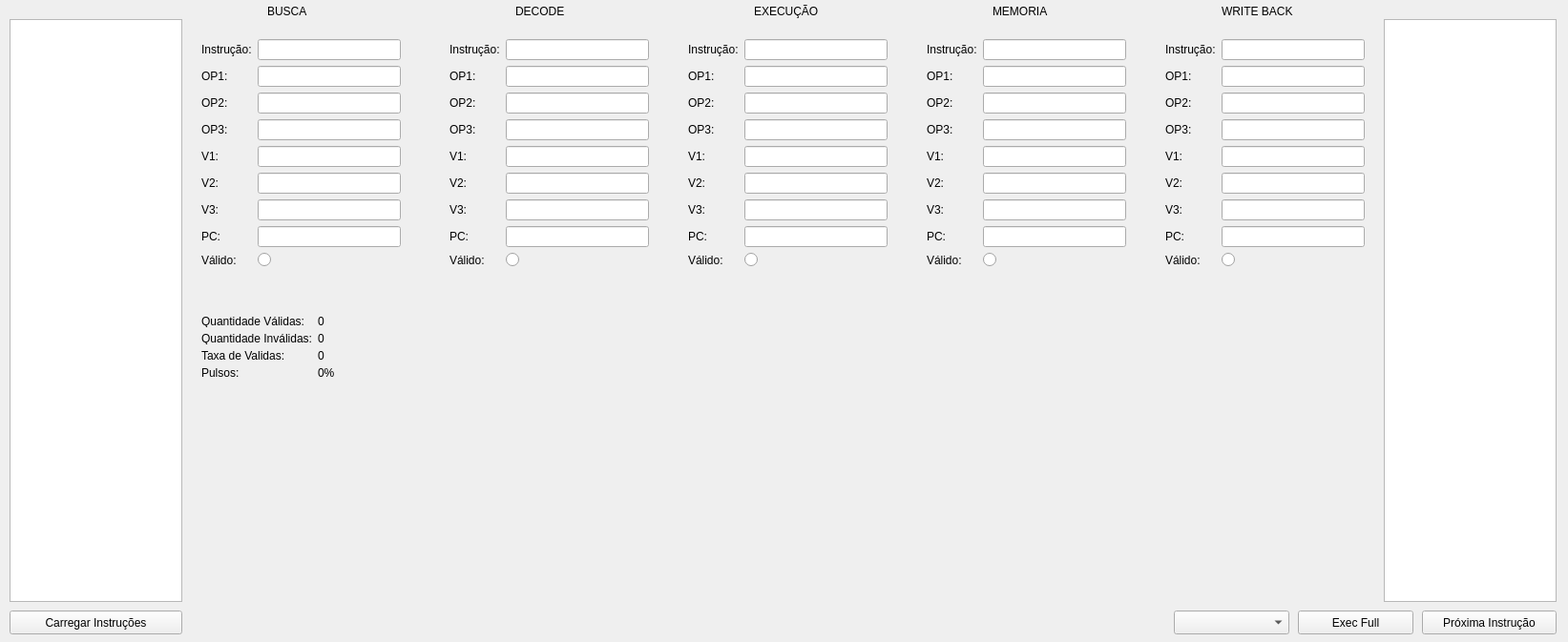
<?xml version="1.0" encoding="UTF-8"?>
<ui version="4.0">
 <class>Janela</class>
 <widget class="QWidget" name="Janela">
  <property name="geometry">
   <rect>
    <x>0</x>
    <y>0</y>
    <width>1643</width>
    <height>673</height>
   </rect>
  </property>
  <property name="windowTitle">
   <string>Janela</string>
  </property>
  <widget class="QPushButton" name="btnNext">
   <property name="geometry">
    <rect>
     <x>1490</x>
     <y>640</y>
     <width>141</width>
     <height>25</height>
    </rect>
   </property>
   <property name="text">
    <string>Próxima Instrução</string>
   </property>
  </widget>
  <widget class="QTableView" name="tableView">
   <property name="geometry">
    <rect>
     <x>10</x>
     <y>20</y>
     <width>181</width>
     <height>611</height>
    </rect>
   </property>
   <property name="verticalScrollBarPolicy">
    <enum>Qt::ScrollBarAlwaysOff</enum>
   </property>
   <property name="horizontalScrollBarPolicy">
    <enum>Qt::ScrollBarAlwaysOff</enum>
   </property>
   <property name="editTriggers">
    <set>QAbstractItemView::AnyKeyPressed|QAbstractItemView::EditKeyPressed</set>
   </property>
   <property name="tabKeyNavigation">
    <bool>false</bool>
   </property>
  </widget>
  <widget class="QPushButton" name="btnOpen">
   <property name="geometry">
    <rect>
     <x>10</x>
     <y>640</y>
     <width>181</width>
     <height>25</height>
    </rect>
   </property>
   <property name="text">
    <string>Carregar Instruções</string>
   </property>
  </widget>
  <widget class="QWidget" name="formLayoutWidget">
   <property name="geometry">
    <rect>
     <x>200</x>
     <y>30</y>
     <width>231</width>
     <height>281</height>
    </rect>
   </property>
   <layout class="QFormLayout" name="formLayout">
    <item row="0" column="1">
     <widget class="QLineEdit" name="txtOPCODEBUSCA"/>
    </item>
    <item row="1" column="0">
     <widget class="QLabel" name="label_2">
      <property name="text">
       <string>OP1:</string>
      </property>
     </widget>
    </item>
    <item row="1" column="1">
     <widget class="QLineEdit" name="txtOP1BUSCA"/>
    </item>
    <item row="2" column="0">
     <widget class="QLabel" name="label_3">
      <property name="text">
       <string>OP2:</string>
      </property>
     </widget>
    </item>
    <item row="2" column="1">
     <widget class="QLineEdit" name="txtOP2BUSCA"/>
    </item>
    <item row="3" column="0">
     <widget class="QLabel" name="label_4">
      <property name="text">
       <string>OP3:</string>
      </property>
     </widget>
    </item>
    <item row="3" column="1">
     <widget class="QLineEdit" name="txtOP3BUSCA"/>
    </item>
    <item row="4" column="0">
     <widget class="QLabel" name="label_5">
      <property name="text">
       <string>V1:</string>
      </property>
     </widget>
    </item>
    <item row="4" column="1">
     <widget class="QLineEdit" name="txtBUSCAV1"/>
    </item>
    <item row="5" column="0">
     <widget class="QLabel" name="label_6">
      <property name="text">
       <string>V2:</string>
      </property>
     </widget>
    </item>
    <item row="5" column="1">
     <widget class="QLineEdit" name="txtBUSCAV2"/>
    </item>
    <item row="6" column="0">
     <widget class="QLabel" name="label_7">
      <property name="text">
       <string>V3:</string>
      </property>
     </widget>
    </item>
    <item row="6" column="1">
     <widget class="QLineEdit" name="txtBUSCAV3"/>
    </item>
    <item row="7" column="0">
     <widget class="QLabel" name="label_8">
      <property name="text">
       <string>PC:</string>
      </property>
     </widget>
    </item>
    <item row="7" column="1">
     <widget class="QLineEdit" name="txtBUSCAPC"/>
    </item>
    <item row="8" column="0">
     <widget class="QLabel" name="label_17">
      <property name="text">
       <string>Válido:</string>
      </property>
     </widget>
    </item>
    <item row="8" column="1">
     <widget class="QRadioButton" name="rdValido_BUSCA">
      <property name="enabled">
       <bool>true</bool>
      </property>
      <property name="text">
       <string/>
      </property>
      <property name="checkable">
       <bool>true</bool>
      </property>
     </widget>
    </item>
    <item row="0" column="0">
     <widget class="QLabel" name="label">
      <property name="text">
       <string>Instrução:</string>
      </property>
     </widget>
    </item>
   </layout>
  </widget>
  <widget class="QLabel" name="label_18">
   <property name="geometry">
    <rect>
     <x>280</x>
     <y>0</y>
     <width>47</width>
     <height>23</height>
    </rect>
   </property>
   <property name="text">
    <string>BUSCA</string>
   </property>
  </widget>
  <widget class="QComboBox" name="boxPredicao">
   <property name="geometry">
    <rect>
     <x>1230</x>
     <y>640</y>
     <width>121</width>
     <height>25</height>
    </rect>
   </property>
  </widget>
  <widget class="QLabel" name="label_19">
   <property name="geometry">
    <rect>
     <x>540</x>
     <y>0</y>
     <width>71</width>
     <height>23</height>
    </rect>
   </property>
   <property name="text">
    <string>DECODE</string>
   </property>
  </widget>
  <widget class="QWidget" name="formLayoutWidget_2">
   <property name="geometry">
    <rect>
     <x>460</x>
     <y>30</y>
     <width>231</width>
     <height>281</height>
    </rect>
   </property>
   <layout class="QFormLayout" name="formLayout_2">
    <item row="0" column="1">
     <widget class="QLineEdit" name="txtOPCODEDECODE"/>
    </item>
    <item row="1" column="0">
     <widget class="QLabel" name="label_9">
      <property name="text">
       <string>OP1:</string>
      </property>
     </widget>
    </item>
    <item row="1" column="1">
     <widget class="QLineEdit" name="txtOP1DECODE"/>
    </item>
    <item row="2" column="0">
     <widget class="QLabel" name="label_10">
      <property name="text">
       <string>OP2:</string>
      </property>
     </widget>
    </item>
    <item row="2" column="1">
     <widget class="QLineEdit" name="txtOP2DECODE"/>
    </item>
    <item row="3" column="0">
     <widget class="QLabel" name="label_11">
      <property name="text">
       <string>OP3:</string>
      </property>
     </widget>
    </item>
    <item row="3" column="1">
     <widget class="QLineEdit" name="txtOP3DECODE"/>
    </item>
    <item row="4" column="0">
     <widget class="QLabel" name="label_12">
      <property name="text">
       <string>V1:</string>
      </property>
     </widget>
    </item>
    <item row="4" column="1">
     <widget class="QLineEdit" name="txtDECODEV1"/>
    </item>
    <item row="5" column="0">
     <widget class="QLabel" name="label_13">
      <property name="text">
       <string>V2:</string>
      </property>
     </widget>
    </item>
    <item row="5" column="1">
     <widget class="QLineEdit" name="txtDECODEV2"/>
    </item>
    <item row="6" column="0">
     <widget class="QLabel" name="label_14">
      <property name="text">
       <string>V3:</string>
      </property>
     </widget>
    </item>
    <item row="6" column="1">
     <widget class="QLineEdit" name="txtDECODEV3"/>
    </item>
    <item row="7" column="0">
     <widget class="QLabel" name="label_15">
      <property name="text">
       <string>PC:</string>
      </property>
     </widget>
    </item>
    <item row="7" column="1">
     <widget class="QLineEdit" name="txtDECODEPC"/>
    </item>
    <item row="8" column="0">
     <widget class="QLabel" name="label_20">
      <property name="text">
       <string>Válido:</string>
      </property>
     </widget>
    </item>
    <item row="8" column="1">
     <widget class="QRadioButton" name="rdValido_DECODE">
      <property name="text">
       <string/>
      </property>
      <property name="checkable">
       <bool>true</bool>
      </property>
     </widget>
    </item>
    <item row="0" column="0">
     <widget class="QLabel" name="label_16">
      <property name="text">
       <string>Instrução:</string>
      </property>
     </widget>
    </item>
   </layout>
  </widget>
  <widget class="QWidget" name="formLayoutWidget_3">
   <property name="geometry">
    <rect>
     <x>710</x>
     <y>30</y>
     <width>231</width>
     <height>281</height>
    </rect>
   </property>
   <layout class="QFormLayout" name="formLayout_3">
    <item row="0" column="1">
     <widget class="QLineEdit" name="txtOPCODEEXEC"/>
    </item>
    <item row="1" column="0">
     <widget class="QLabel" name="label_21">
      <property name="text">
       <string>OP1:</string>
      </property>
     </widget>
    </item>
    <item row="1" column="1">
     <widget class="QLineEdit" name="txtOP1EXEC"/>
    </item>
    <item row="2" column="0">
     <widget class="QLabel" name="label_22">
      <property name="text">
       <string>OP2:</string>
      </property>
     </widget>
    </item>
    <item row="2" column="1">
     <widget class="QLineEdit" name="txtOP2EXEC"/>
    </item>
    <item row="3" column="0">
     <widget class="QLabel" name="label_23">
      <property name="text">
       <string>OP3:</string>
      </property>
     </widget>
    </item>
    <item row="3" column="1">
     <widget class="QLineEdit" name="txtOP3EXEC"/>
    </item>
    <item row="4" column="0">
     <widget class="QLabel" name="label_24">
      <property name="text">
       <string>V1:</string>
      </property>
     </widget>
    </item>
    <item row="4" column="1">
     <widget class="QLineEdit" name="txtEXECV1"/>
    </item>
    <item row="5" column="0">
     <widget class="QLabel" name="label_25">
      <property name="text">
       <string>V2:</string>
      </property>
     </widget>
    </item>
    <item row="5" column="1">
     <widget class="QLineEdit" name="txtEXECV2"/>
    </item>
    <item row="6" column="0">
     <widget class="QLabel" name="label_26">
      <property name="text">
       <string>V3:</string>
      </property>
     </widget>
    </item>
    <item row="6" column="1">
     <widget class="QLineEdit" name="txtEXECV3"/>
    </item>
    <item row="7" column="0">
     <widget class="QLabel" name="label_27">
      <property name="text">
       <string>PC:</string>
      </property>
     </widget>
    </item>
    <item row="7" column="1">
     <widget class="QLineEdit" name="txtEXECPC"/>
    </item>
    <item row="8" column="0">
     <widget class="QLabel" name="label_28">
      <property name="text">
       <string>Válido:</string>
      </property>
     </widget>
    </item>
    <item row="8" column="1">
     <widget class="QRadioButton" name="rdValido_EXEC">
      <property name="text">
       <string/>
      </property>
      <property name="checkable">
       <bool>true</bool>
      </property>
     </widget>
    </item>
    <item row="0" column="0">
     <widget class="QLabel" name="label_29">
      <property name="text">
       <string>Instrução:</string>
      </property>
     </widget>
    </item>
   </layout>
  </widget>
  <widget class="QLabel" name="label_30">
   <property name="geometry">
    <rect>
     <x>790</x>
     <y>0</y>
     <width>81</width>
     <height>23</height>
    </rect>
   </property>
   <property name="text">
    <string>EXECUÇÃO</string>
   </property>
  </widget>
  <widget class="QWidget" name="formLayoutWidget_4">
   <property name="geometry">
    <rect>
     <x>960</x>
     <y>30</y>
     <width>231</width>
     <height>281</height>
    </rect>
   </property>
   <layout class="QFormLayout" name="formLayout_4">
    <item row="0" column="1">
     <widget class="QLineEdit" name="txtOPCODEMEMOR"/>
    </item>
    <item row="1" column="0">
     <widget class="QLabel" name="label_31">
      <property name="text">
       <string>OP1:</string>
      </property>
     </widget>
    </item>
    <item row="1" column="1">
     <widget class="QLineEdit" name="txtOP1MEMOR"/>
    </item>
    <item row="2" column="0">
     <widget class="QLabel" name="label_32">
      <property name="text">
       <string>OP2:</string>
      </property>
     </widget>
    </item>
    <item row="2" column="1">
     <widget class="QLineEdit" name="txtOP2MEMOR"/>
    </item>
    <item row="3" column="0">
     <widget class="QLabel" name="label_33">
      <property name="text">
       <string>OP3:</string>
      </property>
     </widget>
    </item>
    <item row="3" column="1">
     <widget class="QLineEdit" name="txtOP3MEMOR"/>
    </item>
    <item row="4" column="0">
     <widget class="QLabel" name="label_34">
      <property name="text">
       <string>V1:</string>
      </property>
     </widget>
    </item>
    <item row="4" column="1">
     <widget class="QLineEdit" name="txtMEMORV1"/>
    </item>
    <item row="5" column="0">
     <widget class="QLabel" name="label_35">
      <property name="text">
       <string>V2:</string>
      </property>
     </widget>
    </item>
    <item row="5" column="1">
     <widget class="QLineEdit" name="txtMEMORV2"/>
    </item>
    <item row="6" column="0">
     <widget class="QLabel" name="label_36">
      <property name="text">
       <string>V3:</string>
      </property>
     </widget>
    </item>
    <item row="6" column="1">
     <widget class="QLineEdit" name="txtMEMORV3"/>
    </item>
    <item row="7" column="0">
     <widget class="QLabel" name="label_37">
      <property name="text">
       <string>PC:</string>
      </property>
     </widget>
    </item>
    <item row="7" column="1">
     <widget class="QLineEdit" name="txtMEMORPC"/>
    </item>
    <item row="8" column="0">
     <widget class="QLabel" name="label_38">
      <property name="text">
       <string>Válido:</string>
      </property>
     </widget>
    </item>
    <item row="8" column="1">
     <widget class="QRadioButton" name="rdValido_MEMOR">
      <property name="text">
       <string/>
      </property>
      <property name="checkable">
       <bool>true</bool>
      </property>
     </widget>
    </item>
    <item row="0" column="0">
     <widget class="QLabel" name="label_39">
      <property name="text">
       <string>Instrução:</string>
      </property>
     </widget>
    </item>
   </layout>
  </widget>
  <widget class="QLabel" name="label_40">
   <property name="geometry">
    <rect>
     <x>1040</x>
     <y>0</y>
     <width>81</width>
     <height>23</height>
    </rect>
   </property>
   <property name="text">
    <string>MEMORIA</string>
   </property>
  </widget>
  <widget class="QLabel" name="label_41">
   <property name="geometry">
    <rect>
     <x>1280</x>
     <y>0</y>
     <width>91</width>
     <height>23</height>
    </rect>
   </property>
   <property name="text">
    <string>WRITE BACK</string>
   </property>
  </widget>
  <widget class="QWidget" name="formLayoutWidget_5">
   <property name="geometry">
    <rect>
     <x>1210</x>
     <y>30</y>
     <width>231</width>
     <height>281</height>
    </rect>
   </property>
   <layout class="QFormLayout" name="formLayout_5">
    <item row="0" column="1">
     <widget class="QLineEdit" name="txtOPCODEWBACK"/>
    </item>
    <item row="1" column="0">
     <widget class="QLabel" name="label_42">
      <property name="text">
       <string>OP1:</string>
      </property>
     </widget>
    </item>
    <item row="1" column="1">
     <widget class="QLineEdit" name="txtOP1WBACK"/>
    </item>
    <item row="2" column="0">
     <widget class="QLabel" name="label_43">
      <property name="text">
       <string>OP2:</string>
      </property>
     </widget>
    </item>
    <item row="2" column="1">
     <widget class="QLineEdit" name="txtOP2WBACK"/>
    </item>
    <item row="3" column="0">
     <widget class="QLabel" name="label_44">
      <property name="text">
       <string>OP3:</string>
      </property>
     </widget>
    </item>
    <item row="3" column="1">
     <widget class="QLineEdit" name="txtOP3WBACK"/>
    </item>
    <item row="4" column="0">
     <widget class="QLabel" name="label_45">
      <property name="text">
       <string>V1:</string>
      </property>
     </widget>
    </item>
    <item row="4" column="1">
     <widget class="QLineEdit" name="txtWBACKV1"/>
    </item>
    <item row="5" column="0">
     <widget class="QLabel" name="label_46">
      <property name="text">
       <string>V2:</string>
      </property>
     </widget>
    </item>
    <item row="5" column="1">
     <widget class="QLineEdit" name="txtWBACKV2"/>
    </item>
    <item row="6" column="0">
     <widget class="QLabel" name="label_47">
      <property name="text">
       <string>V3:</string>
      </property>
     </widget>
    </item>
    <item row="6" column="1">
     <widget class="QLineEdit" name="txtWBACKV3"/>
    </item>
    <item row="7" column="0">
     <widget class="QLabel" name="label_48">
      <property name="text">
       <string>PC:</string>
      </property>
     </widget>
    </item>
    <item row="7" column="1">
     <widget class="QLineEdit" name="txtWBACKPC"/>
    </item>
    <item row="8" column="0">
     <widget class="QLabel" name="label_49">
      <property name="text">
       <string>Válido:</string>
      </property>
     </widget>
    </item>
    <item row="8" column="1">
     <widget class="QRadioButton" name="rdValido_WBACK">
      <property name="text">
       <string/>
      </property>
      <property name="checkable">
       <bool>true</bool>
      </property>
     </widget>
    </item>
    <item row="0" column="0">
     <widget class="QLabel" name="label_50">
      <property name="text">
       <string>Instrução:</string>
      </property>
     </widget>
    </item>
   </layout>
  </widget>
  <widget class="QTableView" name="tableRegistrador">
   <property name="geometry">
    <rect>
     <x>1450</x>
     <y>20</y>
     <width>181</width>
     <height>611</height>
    </rect>
   </property>
   <property name="verticalScrollBarPolicy">
    <enum>Qt::ScrollBarAlwaysOff</enum>
   </property>
   <property name="horizontalScrollBarPolicy">
    <enum>Qt::ScrollBarAlwaysOff</enum>
   </property>
   <property name="editTriggers">
    <set>QAbstractItemView::AnyKeyPressed|QAbstractItemView::EditKeyPressed</set>
   </property>
   <property name="tabKeyNavigation">
    <bool>false</bool>
   </property>
  </widget>
  <widget class="QWidget" name="formLayoutWidget_6">
   <property name="geometry">
    <rect>
     <x>200</x>
     <y>320</y>
     <width>361</width>
     <height>88</height>
    </rect>
   </property>
   <layout class="QFormLayout" name="formLayout_6">
    <item row="0" column="0">
     <widget class="QLabel" name="label_51">
      <property name="text">
       <string>Quantidade Válidas:</string>
      </property>
     </widget>
    </item>
    <item row="0" column="1">
     <widget class="QLabel" name="lbl_Validas">
      <property name="text">
       <string>0</string>
      </property>
     </widget>
    </item>
    <item row="1" column="0">
     <widget class="QLabel" name="label_52">
      <property name="text">
       <string>Quantidade Inválidas:</string>
      </property>
     </widget>
    </item>
    <item row="1" column="1">
     <widget class="QLabel" name="lbl_Invalidas">
      <property name="text">
       <string>0</string>
      </property>
     </widget>
    </item>
    <item row="2" column="0">
     <widget class="QLabel" name="label_53">
      <property name="text">
       <string>Taxa de Validas:</string>
      </property>
     </widget>
    </item>
    <item row="2" column="1">
     <widget class="QLabel" name="lbl_Taxa">
      <property name="text">
       <string>0</string>
      </property>
     </widget>
    </item>
    <item row="3" column="0">
     <widget class="QLabel" name="label_55">
      <property name="text">
       <string>Pulsos:</string>
      </property>
     </widget>
    </item>
    <item row="3" column="1">
     <widget class="QLabel" name="lbl_Pulsos">
      <property name="text">
       <string>0%</string>
      </property>
     </widget>
    </item>
   </layout>
  </widget>
  <widget class="QPushButton" name="btnLoadAll">
   <property name="geometry">
    <rect>
     <x>1360</x>
     <y>640</y>
     <width>121</width>
     <height>25</height>
    </rect>
   </property>
   <property name="text">
    <string>Exec Full</string>
   </property>
  </widget>
 </widget>
 <layoutdefault spacing="6" margin="11"/>
 <resources/>
 <connections/>
</ui>
